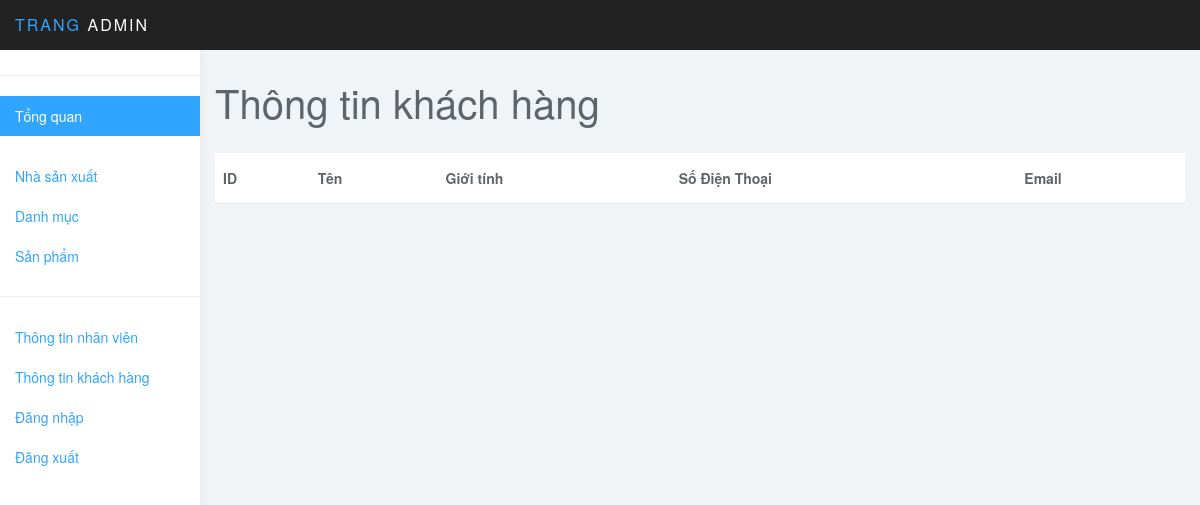
Before: /admin/customers/index.php with the older database file.
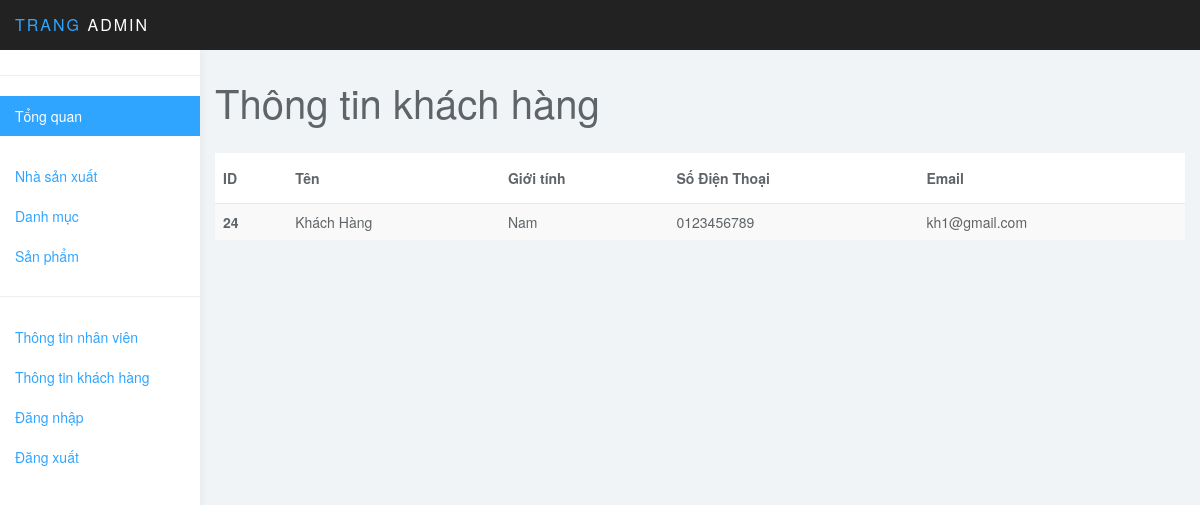
After: the same page with the newer database file.
### tables this page shows
CREATE TABLE `customers` (
  `id` int(11) NOT NULL,
  `name` varchar(50) NOT NULL,
  `phone` varchar(15) NOT NULL,
  `gender` int(11) NOT NULL,
  `address` text NOT NULL,
  `email` varchar(50) NOT NULL,
  `password` varchar(200) NOT NULL,
  `token` varchar(50) DEFAULT NULL
);

### admin/customers/index.php (the view, shortened to what this page needs)
<?php
include_once "../header.php";
include_once "../sidebar.php";
?>
<div class="col-sm-9 col-sm-offset-3 col-lg-10 col-lg-offset-2 main">
    <div class="row">
        <div class="col-lg-6">
            <h1 class="page-header">Thông tin khách hàng</h1>
        </div>
    </div>
    <table class="table table-striped">
        <thead>
        <tr>
            <th scope="col">ID</th>
            <th scope="col">Tên</th>
            <th>Giới tính</th>
            <th>Số Điện Thoại</th>
            <th>Email</th>
        </tr>
        </thead>
        <tbody>
        <?php
        include_once "../connect.php";
        $sql = "SELECT * FROM customers   ";
        $row=mysqli_query($connect,$sql);
        foreach ($row as $each) {
        ?>
        <tr>
            <th scope="row"><?php echo $each["id"]?></th>
            <td><?php echo $each["name"]?></td>
            <td>
                <?php if($each["gender"]==0) {?>
                    Nữ
                <?php } else echo "Nam"?>
            </td>
            <td><?php echo $each["phone"]?></td>
            <td><?php echo $each["email"]?></td>
            <?php }
            ?>
        </tr>
        </tbody>
    </table>
    <?php
    include_once "../footer.php";
    ?>

### admin/header.php (shortened to what this page needs)
<!DOCTYPE html>
<html>
<head>
    <link href="../css/bootstrap.min.css" rel="stylesheet">
    <link href="../css/styles.css" rel="stylesheet">
</head>
<body>
<nav class="navbar navbar-inverse navbar-fixed-top" role="navigation">
    <div class="container-fluid">
        <div class="navbar-header">
            <a class="navbar-brand" href="#"><span>Trang </span>Admin</a>
        </div>
    </div>
</nav>

### admin/sidebar.php
<div id="sidebar-collapse" class="col-sm-3 col-lg-2 sidebar">
    <form role="search">
    </form>
    <ul class="nav menu">
        <li class="active"><a href="../">
                </svg> Tổng quan
            </a></li>
        <li>
            <br>
            <a href="../manufacturers/index.php">Nhà sản xuất</a>
        </li>
        <li>
            <a href="../menu/index.php">Danh mục</a>
        </li>
        <li>
            <a href="../products/index.php">
                Sản phẩm
            </a>
        </li>
        <li role="presentation" class="divider"></li>
        <li>
            <a href="../employees">
                Thông tin nhân viên
            </a>
        </li>
        <li>
            <a href="../customers/index.php">
                 Thông tin khách hàng
            </a>
        </li>
        <li>
            <a href="../">
                Đăng nhập
            </a>
        </li>
        <li>
            <a href="../sign-out.php">
                Đăng xuất
            </a>
        </li>
    </ul>
</div>

### admin/footer.php (shortened to what this page needs)
</body>
</html>

### admin/css/styles.css (style rules this page uses)
body { background: #f1f4f7; padding-top: 50px; color: #5f6468; }
a, a:hover, a:focus { color: #30a5ff; }
h1, h2, h3, h4, h5, h6 { color: #5f6468; }
h1 { font-weight: 300; font-size: 40px; }
.navbar-header .navbar-brand { color: #fff; font-size: 16px; text-transform: uppercase; font-weight: 500; letter-spacing: 2px; }
.navbar-header .navbar-brand span { color: #30a5ff; }
.navbar { border: 0; }
.sidebar { display: block; background-color: #fff; padding: 0; display: none; }
.sidebar form { padding: 20px 15px 5px 15px; border-bottom: 1px solid #eee; margin-bottom: 20px; }
@media (min-width: 768px) { .sidebar { display: block; position: fixed; top: 50px; bottom: 0; left: 0; z-index: 1000; display: block; margin: 0; padding: 0; overflow-x: hidden; overflow-y: auto; background-color: #fff; box-shadow: 1px 0px 10px rgba(0, 0, 0, .05); } }
@media (min-width: 768px) { .navbar-header { width: 100%; } }
.sidebar ul.nav .active a, .sidebar ul.nav li.parent a.active, .sidebar ul.nav .active > a:hover, .sidebar ul.nav li.parent a.active:hover, .sidebar ul.nav .active > a:focus, .sidebar ul.nav li.parent a.active:focus { color: #fff; background-color: #30a5ff; }
.sidebar ul.nav li.divider { border-bottom: 1px solid #eee; margin: 20px 0; }
h1.page-header { margin-top: 30px; border-bottom: 0; }
.table { background: #fff; }
.table>thead>tr>th { border-bottom: 1px solid #e6e7e8; vertical-align: middle; height: 50px; }

Changed rows visible on the page:
added customers: id "24", name "Khách Hàng", gender "Nam", phone "0123456789", email "kh1@gmail.com"
